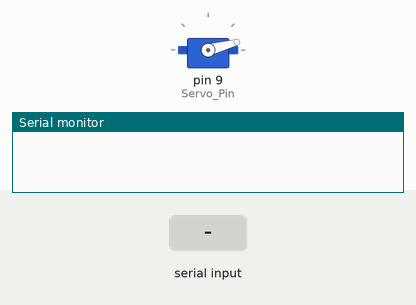
Simulated run of this sketch. Board: Arduino Uno, built with avr-gcc and run on an emulated ATmega328P. Parts: servo, the last lines printed to the serial monitor. Inputs (shaded band) come from the test bench.

Above: at 1.2 s.
1.3 s: "90,45\n" received over Serial
At 2.0 s:
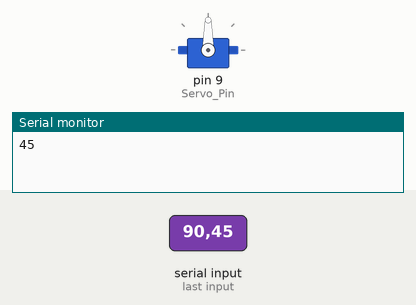
3.8 s: "30,150\n" received over Serial
At 4.6 s:
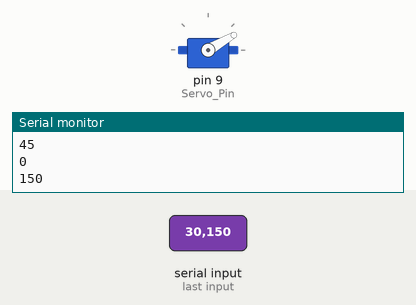
6.3 s: "1,90,45\n" received over Serial
At 7.1 s:
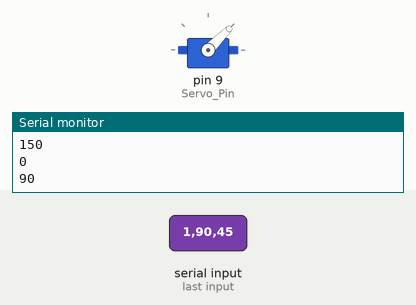
7.8 s: "200\n" received over Serial
At 8.1 s:
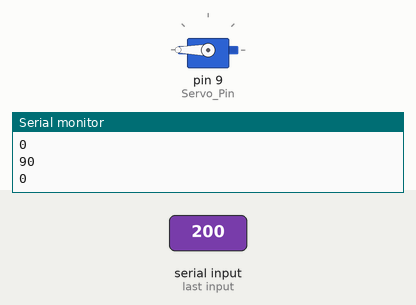
9.3 s: "90\n" received over Serial
At 10.4 s:
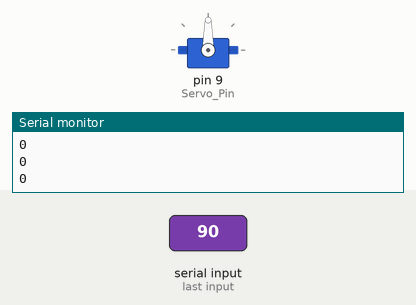
10.8 s: "1,90\n" received over Serial
At 12.3 s:
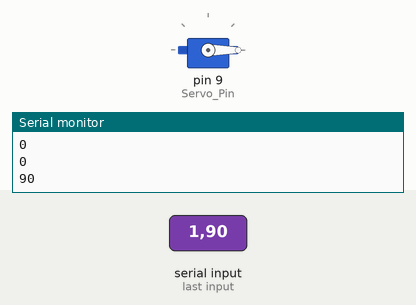
Timing chart, 0 to 13.8 s (numbered marks = the images above; inputs shaded):
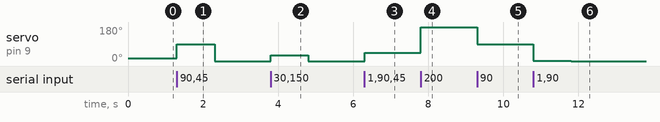

The sketch:

arduino_sketch.ino
```cpp
#include <Servo.h>

Servo servo;

const uint8_t Servo_Pin = 9;

void setup() {
  servo.attach(Servo_Pin);
  servo.write(15);
  Serial.begin(9600);
}

void loop() {
  while(!Serial.available());
  servo.write(Serial.parseInt());
  Serial.println(Serial.parseInt());
}
```

Measured:
- after the input at 1.3 s, servo on pin 9 (Servo_Pin): 15° → 90° at once, → 0° 1.0 s later
- after the input at 3.8 s, servo on pin 9 (Servo_Pin): 0° → 30° at once, → 0° 1.0 s later
- after the input at 6.3 s, servo on pin 9 (Servo_Pin): 0° → 45° at once
- after the input at 7.8 s, servo on pin 9 (Servo_Pin): 45° → 180° at once
- after the input at 9.3 s, servo on pin 9 (Servo_Pin): 180° → 90° at once
- after the input at 10.8 s, servo on pin 9 (Servo_Pin): 90° → 1° at once, → 0° 1.0 s later
